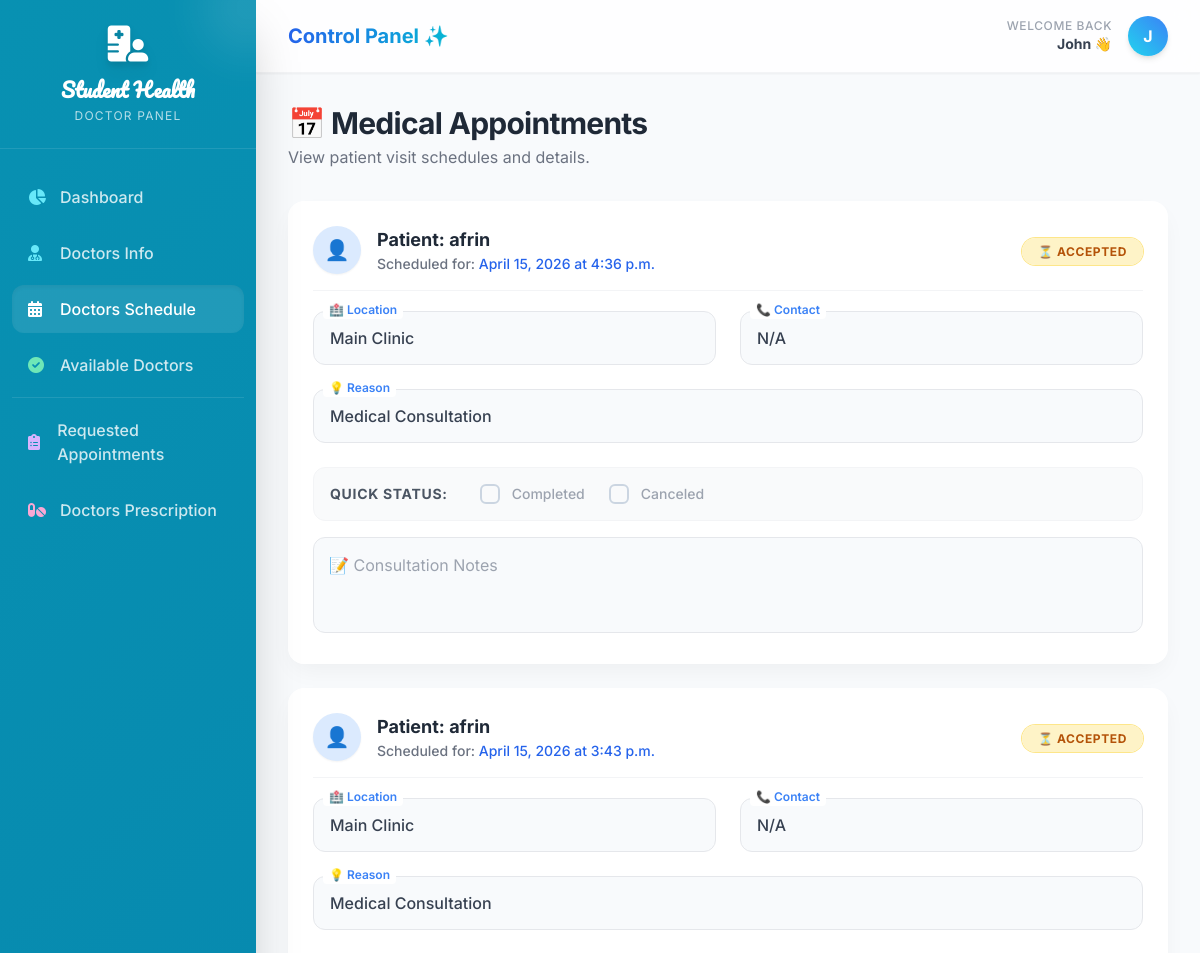
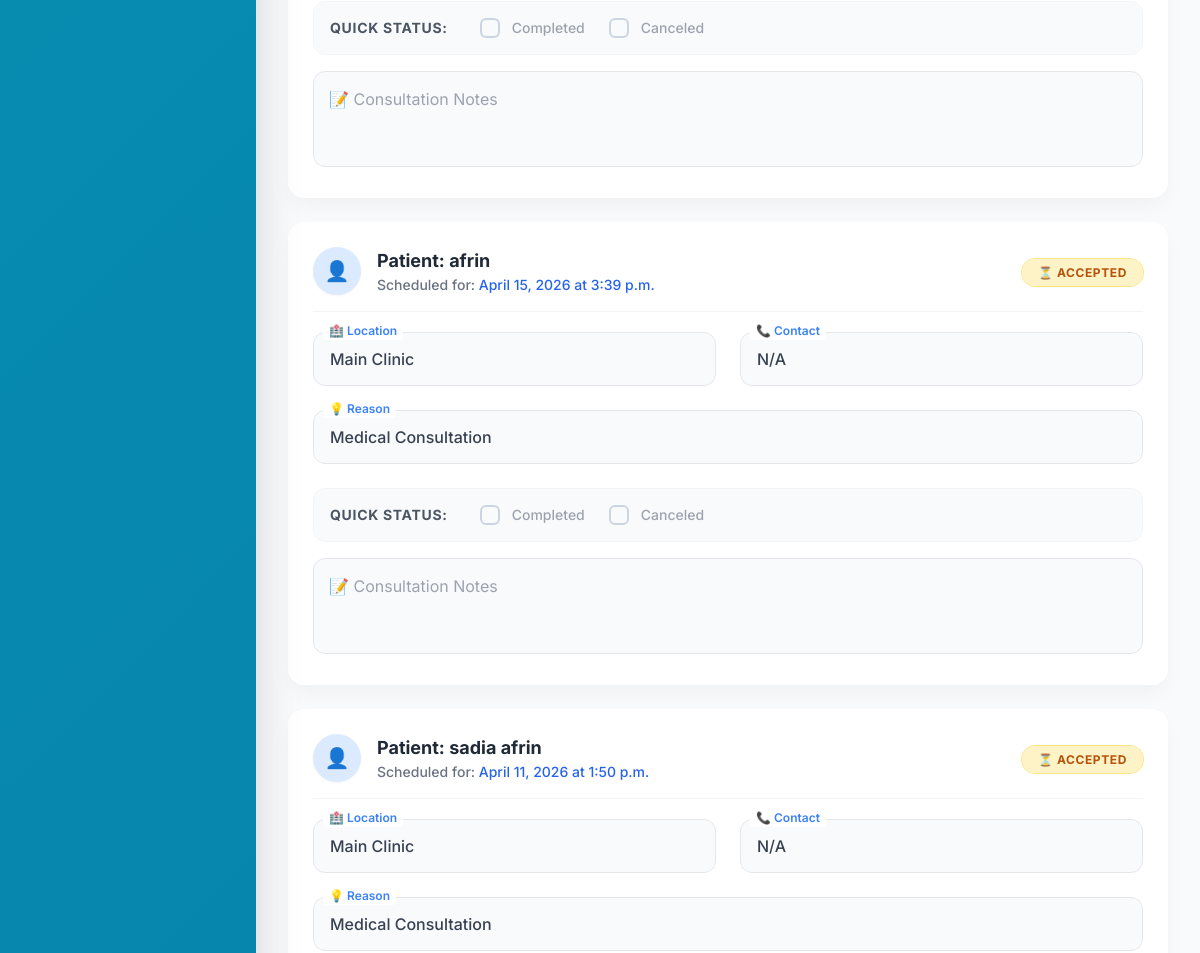
/my-schedule/ (signed in, upper part), run on an earlier commit of the app's database (2 pictures, top to bottom).
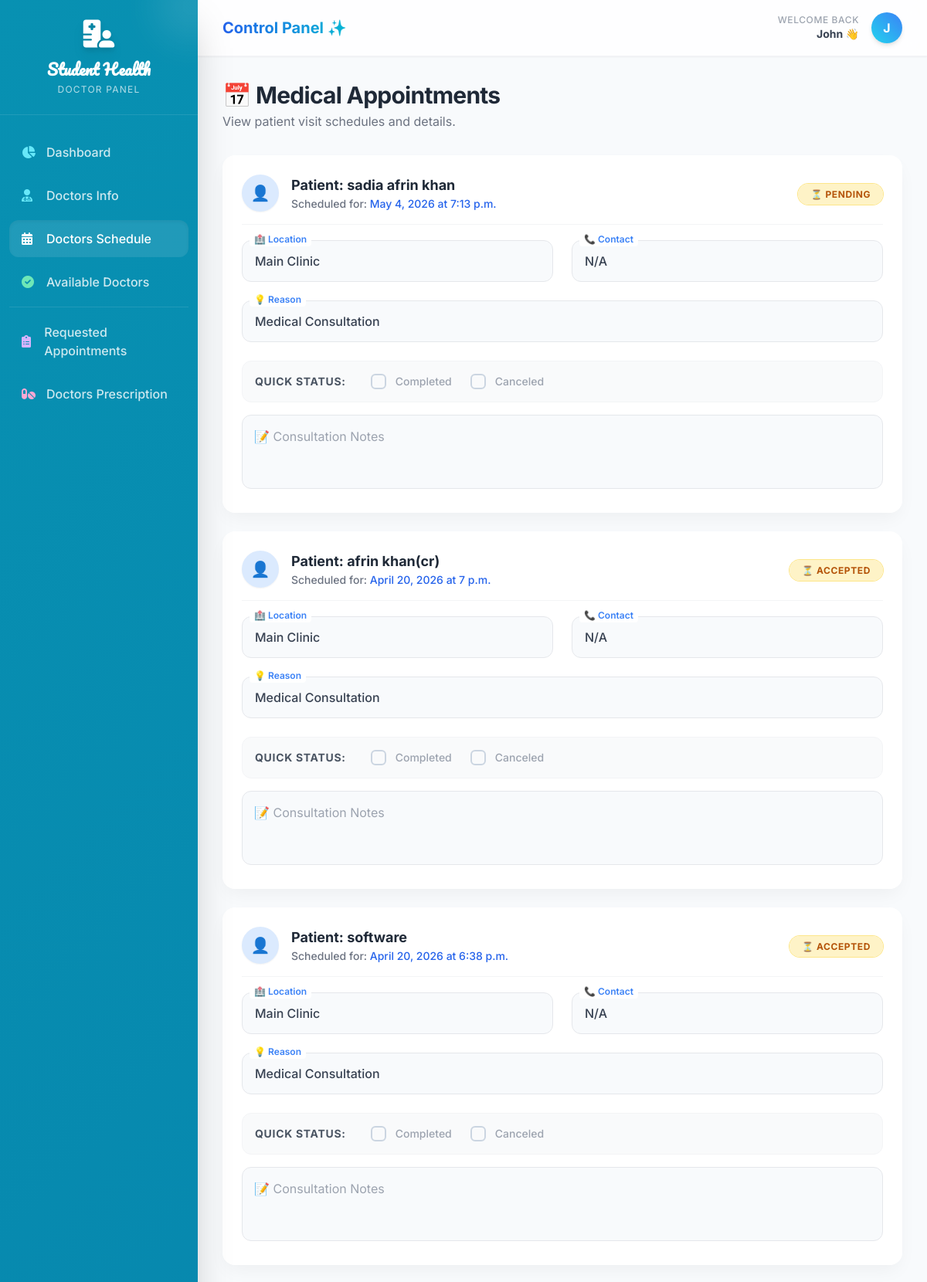
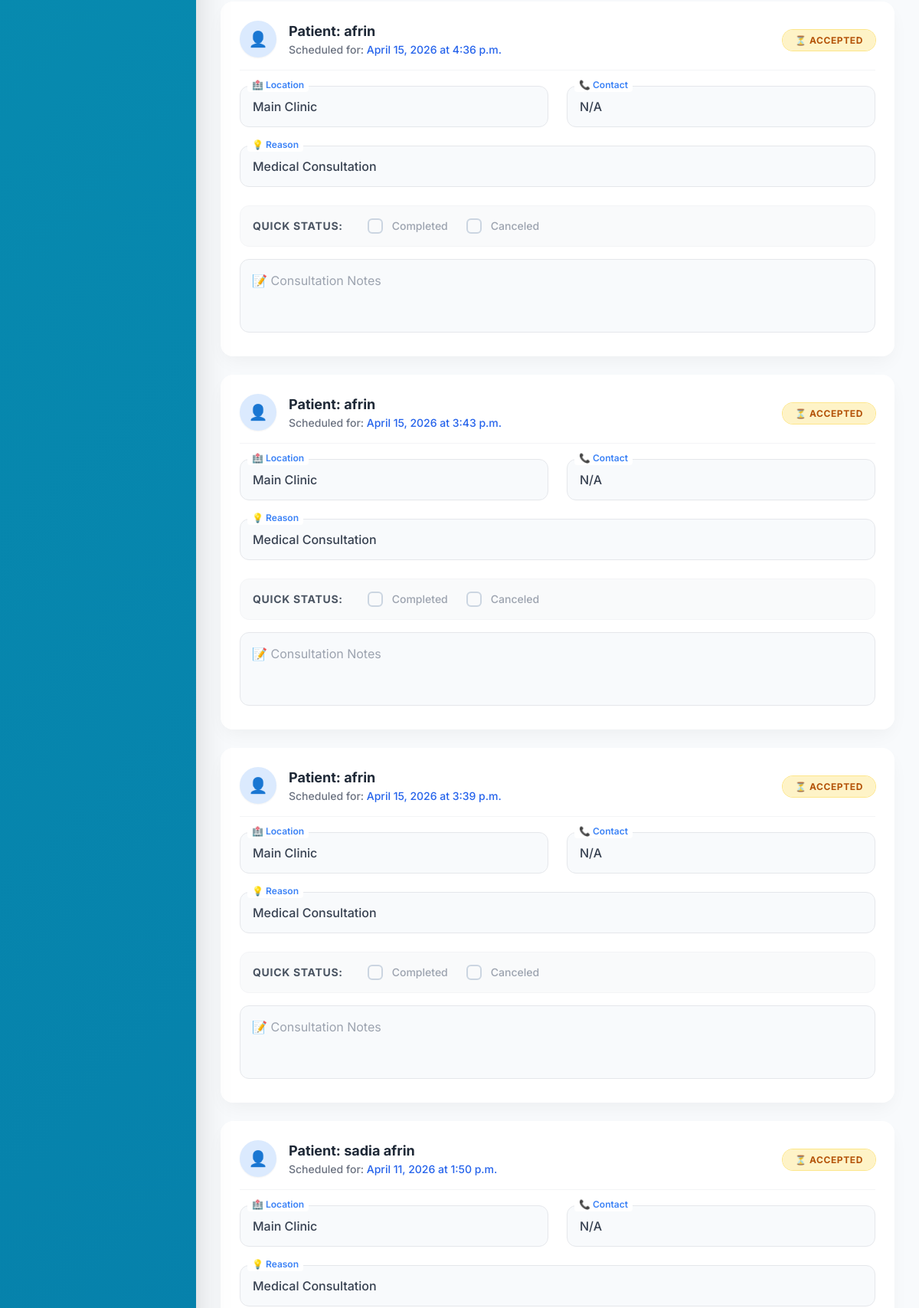
And on a later commit of the database (2 pictures, top to bottom).
### users/models.py (models this page shows, shortened)
class User(AbstractUser):
    ROLE_CHOICES = [
        ('admin', 'Admin'),
        ('doctor', 'Doctor'),
        ('patient', 'Patient'),
        ('accountant', 'Accountant'),
        ('teacher', 'Teacher'),
    ]
    role = models.CharField(max_length=20, choices=ROLE_CHOICES, default='patient')

class Appointment(models.Model):
    STATUS_CHOICES = [
        ('pending', 'Pending'),
        ('accepted', 'Accepted'),
        ('completed', 'Completed'),
        ('cancelled', 'Cancelled')
    ]
    patient = models.ForeignKey(Patient, on_delete=models.CASCADE, related_name='appointments')
    doctor = models.ForeignKey(Doctor, on_delete=models.CASCADE, related_name='appointments')
    date = models.DateField()
    time = models.TimeField()
    status = models.CharField(max_length=20, choices=STATUS_CHOICES, default='pending')
    is_emergency = models.BooleanField(default=False)
    created_at = models.DateTimeField(auto_now_add=True)

class Patient(models.Model):
    user = models.OneToOneField(User, on_delete=models.CASCADE, related_name='patient_profile')
    age = models.PositiveIntegerField(null=True, blank=True)
    gender = models.CharField(max_length=10, choices=[('male', 'Male'), ('female', 'Female'), ('other', 'Other')], null=True, blank=True)
    phone = models.CharField(max_length=15, null=True, blank=True)
    address = models.TextField(null=True, blank=True)
    medical_history = models.TextField(null=True, blank=True)

### users/views.py (the view)
# urls.py: path('my-schedule/', views.my_schedule, name='my_schedule'),
@login_required(login_url='login')
def my_schedule(request):
    if request.user.role == 'doctor':
        try:
            doctor_profile = request.user.doctor_profile
            schedules = Appointment.objects.filter(doctor=doctor_profile).order_by('-date', '-time')
        except Doctor.DoesNotExist:
            schedules = []
    elif request.user.role == 'admin':
        schedules = Appointment.objects.all().order_by('-date', '-time')
    else:
        schedules = []
    return render(request, 'doctors appointment schedule.html', {'schedules': schedules})

### users/templates/doctors appointment schedule.html (shortened to what this page needs)
<!DOCTYPE html>
<html lang="en">
<head>
    <script src="https://cdn.tailwindcss.com"></script>
    <link href="https://cdnjs.cloudflare.com/ajax/libs/font-awesome/6.0.0-beta3/css/all.min.css" rel="stylesheet">
</head>
<body class="antialiased flex text-gray-800 min-h-screen">
    <aside class="w-64 bg-ombre text-white flex flex-col fixed h-full z-20 shadow-2xl">
        <div class="p-6 text-center border-b border-white/10 relative overflow-hidden">
            <div class="absolute -top-10 -right-10 w-24 h-24 bg-white/10 rounded-full blur-xl"></div>
            <i class="fas fa-hospital-user text-4xl mb-3 drop-shadow-lg"></i>
            <h3 class="text-xl font-bold logo-font">Student Health</h3>
            <p class="text-xs text-white/70 uppercase tracking-widest mt-1">{% if user.role == 'admin' %}Student{% else %}{{ user.role|title }}{% endif %} Panel</p>
        </div>
        <nav class="flex-1 py-6 px-3 space-y-2 overflow-y-auto">
            <a href="{% url 'dashboard' %}" class="flex items-center px-4 py-3 text-white/80 hover:text-white hover:bg-white/5 rounded-xl font-medium transition-all group">
                <i class="fas fa-chart-pie w-6 group-hover:scale-110 transition-transform text-cyan-300"></i><span class="ml-2">Dashboard</span>
            </a>
            <a href="{% url 'doctors_list' %}" class="flex items-center px-4 py-3 text-white/80 hover:text-white hover:bg-white/5 rounded-xl font-medium transition-all group">
                <i class="fas fa-user-md w-6 group-hover:scale-110 transition-transform text-cyan-300"></i><span class="ml-2">Doctors Info</span>
            </a>
            <a href="{% url 'my_schedule' %}" class="flex items-center px-4 py-3 bg-white/10 text-white rounded-xl font-medium transition-all group relative overflow-hidden shadow-inner">
                <i class="fas fa-calendar-alt w-6 relative z-10 text-white"></i><span class="relative z-10 ml-2">Doctors Schedule</span>
            </a>
            <a href="{% url 'available_doctors' %}" class="flex items-center px-4 py-3 text-white/80 hover:text-white hover:bg-white/5 rounded-xl font-medium transition-all group">
                <i class="fas fa-check-circle w-6 group-hover:scale-110 transition-transform text-emerald-300"></i><span class="ml-2">Available Doctors</span>
            </a>
            <div class="my-4 border-t border-white/10"></div>
            <a href="{% url 'requested_appointments' %}" class="flex items-center px-4 py-3 text-white/80 hover:text-white hover:bg-white/5 rounded-xl font-medium transition-all group">
                <i class="fas fa-clipboard-list w-6 group-hover:scale-110 transition-transform text-purple-300"></i><span class="ml-2">Requested Appointments</span>
            </a>
            <a href="{% url 'book_appointment' %}" class="flex items-center px-4 py-3 text-white/80 hover:text-white hover:bg-white/5 rounded-xl font-medium transition-all group">
                <i class="fas fa-pills w-6 group-hover:scale-110 transition-transform text-pink-300"></i><span class="ml-2">Doctors Prescription</span>
            </a>
        </nav>
    </aside>
    <main class="flex-1 ml-64 bg-[#f8fafc] min-h-screen relative">
        <header class="bg-white/80 backdrop-blur-md shadow-sm sticky top-0 z-10 border-b border-gray-100 px-8 py-4 flex justify-between items-center transition-all">
            <h2 class="text-xl font-bold bg-gradient-to-r from-blue-600 to-cyan-500 bg-clip-text text-transparent">Control Panel ✨</h2>
            <div class="flex items-center space-x-4">
                <div class="flex flex-col text-right">
                    <span class="text-xs text-gray-400 font-medium uppercase tracking-wider">Welcome Back</span>
                    <span class="text-sm font-bold text-gray-700">{{ user.first_name|default:user.username }} 👋</span>
                </div>
                <div class="w-10 h-10 rounded-full bg-gradient-to-tr from-cyan-400 to-blue-500 flex items-center justify-center text-white font-bold shadow-md transform hover:scale-105 transition-transform cursor-pointer">
                    {{ user.first_name|first|default:user.username|first|upper }}
                </div>
            </div>
        </header>
        <div class="p-8 max-w-5xl mx-auto">
            <div class="fade-in-up flex justify-between items-center mb-8">
                <div>
                    <h3 class="text-3xl font-bold text-gray-800 tracking-tight">📅 Medical Appointments</h3>
                    <p class="text-gray-500 mt-1">View patient visit schedules and details.</p>
                </div>
            </div>
            <div class="space-y-6">
                {% for appt in schedules %}
                <div class="glass-card rounded-2xl p-6 fade-in-up" style="animation-delay: {{ forloop.counter0|add:1 }}00ms;">
                    <div class="flex items-center mb-5 pb-4 border-b border-gray-100">
                        <div class="w-12 h-12 rounded-full bg-blue-100 text-blue-600 flex items-center justify-center text-xl font-bold mr-4 shadow-sm">
                            👤
                        </div>
                        <div class="flex-1">
                            <h4 class="text-lg font-bold text-gray-800">Patient: {{ appt.patient.user.first_name }} {{ appt.patient.user.last_name }}</h4>
                            <p class="text-sm text-gray-500 font-medium">Scheduled for: <span class="text-blue-600">{{ appt.date }} at {{ appt.time }}</span></p>
                        </div>
                        <div>
                            {% if appt.status == 'completed' %}
                                <span class="px-4 py-1.5 rounded-full text-xs font-bold bg-green-100 text-green-700 ring-1 ring-green-200 uppercase tracking-wider">✨ Completed</span>
                            {% elif appt.status == 'cancelled' %}
                                <span class="px-4 py-1.5 rounded-full text-xs font-bold bg-red-100 text-red-700 ring-1 ring-red-200 uppercase tracking-wider">❌ Cancelled</span>
                            {% else %}
                                <span class="px-4 py-1.5 rounded-full text-xs font-bold bg-amber-100 text-amber-700 ring-1 ring-amber-200 uppercase tracking-wider">⏳ {{ appt.status }}</span>
                            {% endif %}
                        </div>
                    </div>
                    <div class="grid grid-cols-1 md:grid-cols-2 gap-6 mt-4">
                        <div class="relative">
                            <input type="text" value="Main Clinic" class="floating-input w-full px-4 py-3.5 border border-gray-200 rounded-xl text-gray-700 font-medium peer" placeholder=" " readonly>
                            <label class="floating-label absolute text-gray-400 left-4 top-3.5 pointer-events-none flex items-center bg-transparent">
                                🏥 Location
                            </label>
                        </div>
                        <div class="relative">
                            <input type="text" value="{{ appt.patient.phone|default:'N/A' }}" class="floating-input w-full px-4 py-3.5 border border-gray-200 rounded-xl text-gray-700 font-medium peer" placeholder=" " readonly>
                            <label class="floating-label absolute text-gray-400 left-4 top-3.5 pointer-events-none flex items-center bg-transparent">
                                📞 Contact
                            </label>
                        </div>
                        <div class="relative md:col-span-2">
                            <input type="text" value="Medical Consultation" class="floating-input w-full px-4 py-3.5 border border-gray-200 rounded-xl text-gray-700 font-medium peer" placeholder=" " readonly>
                            <label class="floating-label absolute text-gray-400 left-4 top-3.5 pointer-events-none flex items-center bg-transparent">
                                💡 Reason
                            </label>
                        </div>
                    </div>
                    <div class="mt-6 flex items-center space-x-6 p-4 bg-gray-50 rounded-xl border border-gray-100">
                        <span class="text-sm font-bold text-gray-600 uppercase tracking-wider mr-2">Quick Status:</span>
                        <label class="flex items-center cursor-not-allowed group">
                            <input type="checkbox" class="modern-checkbox mr-3" {% if appt.status == 'completed' %}checked{% endif %} disabled>
                            <span class="text-sm font-medium {% if appt.status == 'completed' %}text-gray-800{% else %}text-gray-400{% endif %}">Completed</span>
                        </label>
                        <label class="flex items-center cursor-not-allowed group">
                            <input type="checkbox" class="modern-checkbox mr-3" {% if appt.status == 'cancelled' %}checked{% endif %} disabled>
                            <span class="text-sm font-medium {% if appt.status == 'cancelled' %}text-gray-800{% else %}text-gray-400{% endif %}">Canceled</span>
                        </label>
                    </div>
                    <div class="mt-4 relative">
                        <textarea class="floating-input w-full px-4 py-4 border border-gray-200 rounded-xl text-gray-700 font-medium peer resize-none h-24" placeholder=" " readonly></textarea>
                        <label class="floating-label absolute text-gray-400 left-4 top-4 pointer-events-none flex items-center bg-transparent">
                        </label>
                    </div>
                </div>
                {% empty %}
                <div class="glass-card rounded-2xl p-12 text-center fade-in-up delay-1">
                    <div class="text-6xl mb-4 opacity-50">📭</div>
                    <h4 class="text-xl font-bold text-gray-700 mb-2">No appointments scheduled</h4>
                    <p class="text-gray-500">Your schedule is completely clear currently.</p>
                </div>
                {% endfor %}
            </div>
        </div>
    </main>
</body>
</html>

### users/templates/doctors appointment schedule.html (style rules this page uses)
body { font-family: 'Inter', sans-serif; background-color: #f8fafc; }
.logo-font { font-family: 'Pacifico', cursive; }
.bg-ombre { background: linear-gradient(-45deg, #0f172a, #1e3a8a, #0369a1, #0891b2); background-size: 400% 400%; animation: gradientBG 15s ease infinite; }
.fade-in-up { animation: fadeInUp 0.5s ease-out forwards; opacity: 0; transform: translateY(20px); }
.glass-card { background: rgba(255, 255, 255, 0.95); backdrop-filter: blur(10px); border: 1px solid rgba(255, 255, 255, 0.6); box-shadow: 0 10px 25px -5px rgba(0, 0, 0, 0.05); transition: all 0.3s ease; }
.floating-input { transition: border-color 0.2s; background: #f8fafc; }
.floating-input:focus ~ .floating-label, .floating-input:not(:placeholder-shown) ~ .floating-label { top: -10px; left: 10px; font-size: 0.75rem; color: #3b82f6; background-color: white; padding: 0 6px; border-radius: 4px; font-weight: 600; }
.floating-label { transition: all 0.2s ease-out; }
.modern-checkbox { appearance: none; width: 1.25rem; height: 1.25rem; border: 2px solid #cbd5e1; border-radius: 0.375rem; display: grid; place-content: center; transition: all 0.2s ease; }
.modern-checkbox::before { content: ""; width: 0.65em; height: 0.65em; transform: scale(0); transition: 120ms transform ease-in-out; box-shadow: inset 1em 1em white; background-color: white; transform-origin: bottom left; clip-path: polygon(14% 44%, 0 65%, 50% 100%, 100% 16%, 80% 0%, 43% 62%); }

What changed in the data, as far as the page shows it:
added Appointment: patient.user.first_name "sadia afrin khan", date "May 4, 2026", time "7:13 p.m.", status "PENDING", patient.phone "N/A"
added Appointment: patient.user.first_name "afrin khan(cr)", date "April 20, 2026", time "7 p.m.", status "ACCEPTED", patient.phone "N/A"
added Appointment: patient.user.first_name "software", date "April 20, 2026", time "6:38 p.m.", status "ACCEPTED", patient.phone "N/A"
